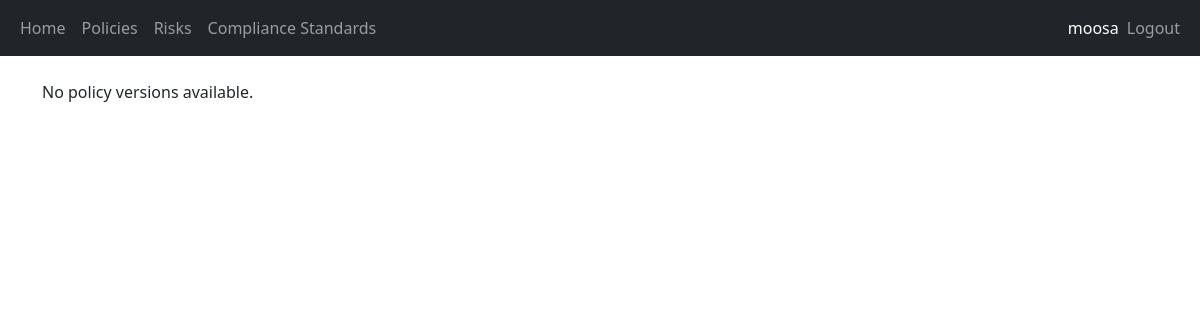
Page /policy/35/policy-version-list (signed in) on the earlier database version.
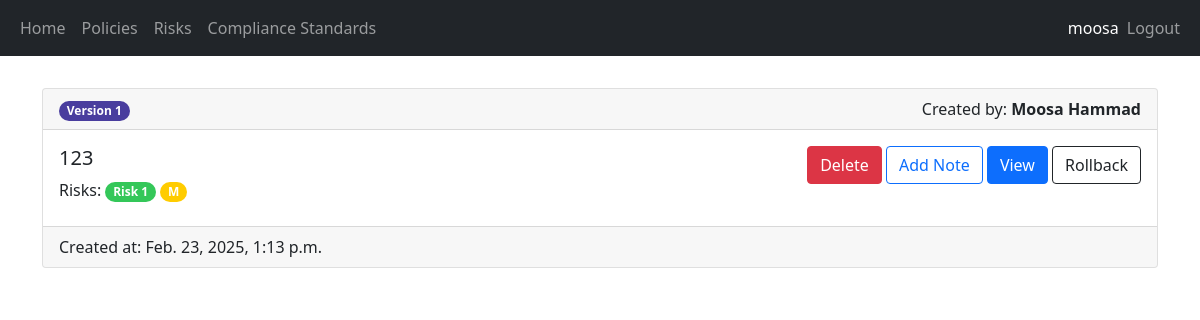
Same page on the later database version.
### security/models.py (models this page shows, shortened)
class PolicyVersion(models.Model):
    policy = models.ForeignKey(Policy, on_delete=models.CASCADE)
    version_number = models.IntegerField(default=1)
    title = models.TextField(max_length=250)
    content = models.TextField(max_length=250)
    created_by = models.ForeignKey(User, on_delete=models.CASCADE)
    created_at = models.DateTimeField(auto_now_add=True)
    notes = models.TextField(max_length=250, default="")
    risks = models.ManyToManyField(Risk)
    compliance_standards = models.ManyToManyField(ComplianceStandard)

class Risk(models.Model):
    Severity_Levels = [
        ("LOW", "Low"),
        ("MEDIUM", "Medium"),
        ("HIGH", "High"),
        ("CRITICAL", "Critical"),
    ]
    name = models.CharField(max_length=100)
    description = models.TextField(max_length=250)
    severity = models.CharField(max_length=100, choices=Severity_Levels, default="LOW")
    updated_at = models.DateTimeField(auto_now=True)
    tracker = FieldTracker()

### security/views.py (the view, shortened to what this page needs)
# urls.py: path('policy/<int:pk>/policy-version-list', views.view_policy_versions, name='view_policy_versions'),
@login_required(login_url="/login")
@permission_required(["security.view_policyversion", "security.delete_policyversion"], login_url="/access-denied")
def view_policy_versions(request, pk):
    policy_versions = PolicyVersion.objects.filter(policy = pk).order_by('-created_at')
    return render(request, 'security/list_policy_version.html', {"policy_versions": policy_versions})

### security/templates/security/list_policy_version.html (shortened to what this page needs)
{% extends 'main/base.html' %}
{% block content %}
{% for policy_version in policy_versions %}
<div class="card mt-2">
    <div class="card-header">
        <div class="row">
            <div class="col-md-6"><span class="badge rounded-pill text-left version-badge">Version {{policy_version.version_number}}</span></div>
            <div class="text-end col-md-6">Created by: <strong>{{ policy_version.created_by.first_name }} {{ policy_version.created_by.last_name }}</strong></div>
        </div>
    </div>
    <div class="card-body d-flex flex-row justify-content-between">
        <div class="card-title">
            <h5>{{ policy_version.title }}</h5>
            <span>Risks: </span>
            {% for risk in policy_version.risks.all %}
                <span class="badge rounded-pill {{risk.get_severity_display.lower}}-severity">{{risk.name}}</span>
            {% endfor %}
        </div>
        <div>
            <form method="post">
                {% if perms.security.delete_policyversion %}
                <button type="submit" class="btn btn-danger" name="policy-version-id-delete" value="{{policy_version.id}}">Delete</button>
                {% endif %}
                {% if perms.security.change_policyversion %}
                <a class="btn btn-outline-primary" href="{% url 'edit_policy_version' policy_version.pk %}">Add Note</a>
                {% endif %}
                {% if perms.security.view_policyversion %}
                <a class="btn btn-primary" href="{% url 'view_policy_version' policy_version.pk %}">View</a>
                {% endif %}
                {% if perms.security.change_policy %}
                <a class="btn btn-outline-dark" href="{% url 'rollback_policy_version' policy_version.pk %}">Rollback</a>
                {% endif %}
            </form>
        </div>
    </div>
    <div class="card-footer">Created at: {{ policy_version.created_at }}</div>
</div>
<br/>
{% empty %}
<p>No policy versions available.</p>
{% endfor %}
{% endblock %}

Differences in the rows shown:
added PolicyVersion: version_number "1", created_by.first_name "Moosa", created_by.last_name "Hammad", title "123", {{ policy_version.id }} 41 (drawn), created_at "Feb. 23, 2025, 1:13 p.m."
now on this page (row unchanged): Risk: name "Risk 1"
now on this page (row unchanged): Risk: name "M"
Other differences:
text no longer shown: "No policy versions available."
